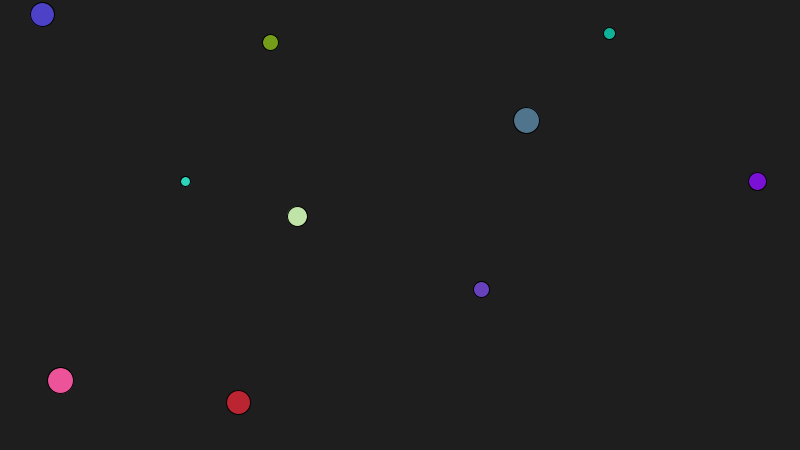
Frame 1 (no input)
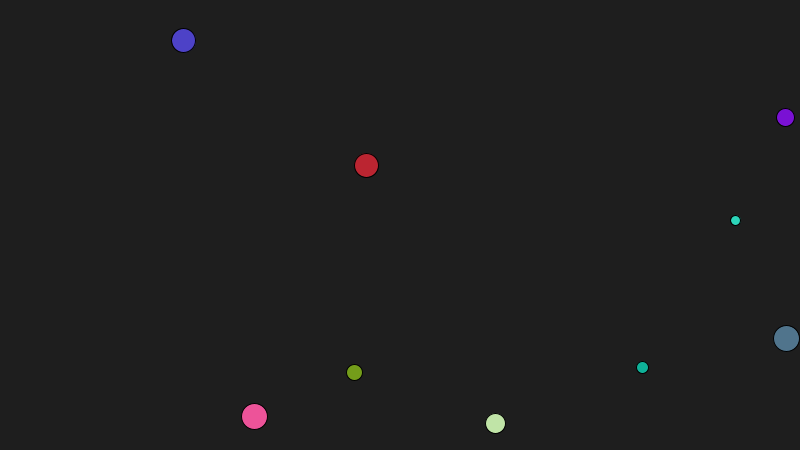
Frame 60 (the mouse pressed at the canvas centre just before this capture)
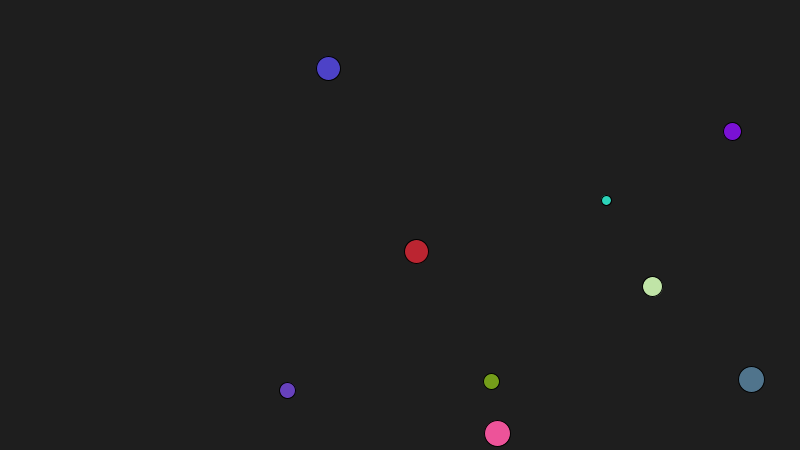
Frame 120 (the mouse held since frame 60 and released just before this capture)

The Processing sketch that drew these frames (run headless with seeded random() and noise(); from frame 60 on, the mouse is pressed at the canvas centre):

// Processing sketch: processing_56261
// ── processing_56261.pde

float gravity = 0.8;
float CRestitution = 1;
Ball[] Balls;


void setup() {
  size (800, 450);
  background(30);
  Balls = new Ball[10];
  PVector aux;
  for (int i = 0; i<Balls.length; i++) {
    aux = new PVector(random(width), random(height));
    Balls[i] = new Ball(aux, new PVector(random(10),random(10)), int(random(5,15)),int(random(255)), int(random(255)), int(random(255)));
  }
}

void draw () {
  background(30);
  for (int i = 0; i<Balls.length; i++) {
    
    DetectCollisions (i, Balls);
    Balls[i].Udpate();
  }
}


class Ball {
  PVector direction;
  PVector position;
  float r;
  float mass;
  int R, G, B;
  Ball (PVector iposition, PVector idirection, int radio, int iR, int iG, int iB){
    R=iR;
    G=iG;
    B=iB;
    r=radio;
    mass = 3.14159*r*r;
    direction = idirection;
    position = iposition;
  }
  
  void Udpate(){
    direction.y = direction.y + gravity;
    position.x += direction.x;
    position.y += direction.y; 
    
    fill (R, G, B);
    ellipse (position.x, position.y, 2*r, 2*r);
    
    if (position.x >= width) {direction.x = -direction.x;}
    if (position.x <= 0) {direction.x = -direction.x;}
    
    if (position.y > height - r) {
      direction.y = -abs(direction.y);
      if (abs(direction.y)<1) {
        direction.y=0;
      }
      position.y = height - r;
    }
  } 
}
void DetectCollisions (int myIndex, Ball[] Balls) {
  float ui, uj, vi, vj;
  float d, r;
  int j = myIndex;
  for (int i = 0; i<Balls.length; i++) {
    if (i!=j) {
      if (dist(Balls[i].position.x,Balls[i].position.y, Balls[j].position.x, Balls[j].position.y)<(Balls[i].r+Balls[j].r)){
        d = dist(Balls[i].position.x,Balls[i].position.y, Balls[j].position.x, Balls[j].position.y);
        r = Balls[i].r+Balls[j].r;
        //Calcular nova velocitat
        ui = Balls[i].direction.x;
        uj = Balls[j].direction.x;          
        Balls[i].direction.x = (CRestitution*Balls[j].mass*(uj-ui) + Balls[i].mass*ui + Balls[j].mass*uj)/( Balls[i].mass + Balls[j].mass);
        Balls[j].direction.x = (CRestitution*Balls[i].mass*(ui-uj) + Balls[i].mass*ui + Balls[j].mass*uj)/( Balls[i].mass + Balls[j].mass);
        ui = Balls[i].direction.y;
        uj = Balls[j].direction.y;          
        Balls[i].direction.y = (CRestitution*Balls[j].mass*(uj-ui) + Balls[i].mass*ui + Balls[j].mass*uj)/( Balls[i].mass + Balls[j].mass);
        Balls[j].direction.y = (CRestitution*Balls[i].mass*(ui-uj)+ Balls[i].mass*ui + Balls[j].mass*uj)/( Balls[i].mass + Balls[j].mass);
        
      }
    }
  }
}
